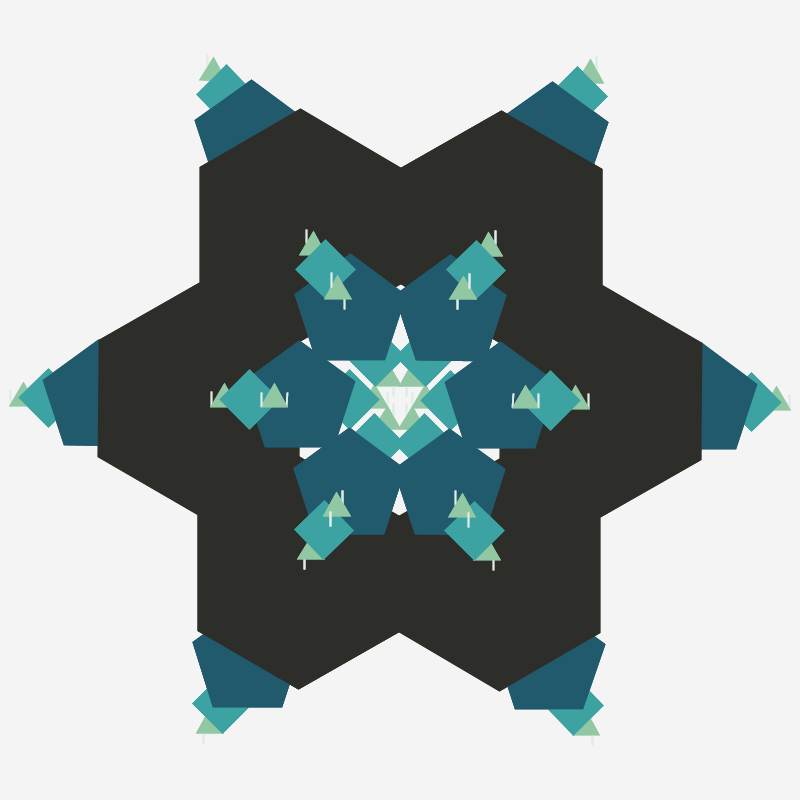
Frame 1 (no input)
Frame 60 (the mouse pressed at the canvas centre just before this capture): identical to frame 1, image omitted
Frame 120 (the mouse held since frame 60 and released just before this capture): identical to frame 1, image omitted

The Processing sketch that drew this single still picture (run headless with seeded random() and noise(); from frame 60 on, the mouse is pressed at the canvas centre):

// Processing sketch: polygonFractal
// ── polygonFractal.pde
color c[][] = {{
  #FF4E50, #FC913A, #F9D423, #EDE574, #E1F5C4
},{
  #2D2D29, #215A6D, #3CA2A2, #92C7A3, #DFECE6
}
};

void setup() {
  size(800, 800);
  background(244);
  smooth();
}

void draw() {
  background(244);
  //noFill();
  fill(66, 100);
  stroke(66);
  strokeWeight(1.77);
  pushMatrix();
  translate(height/2, width/2);
  rotate(2.1);
  fractalShape(0, 0, 231, 6, radians(60.00));
  popMatrix();
}

void fractalShape(float x, float y, float r, int gen, float angle) {
  if (x!=0 || y!=0) {
    for (float a = 0; a < TWO_PI*1; a+=angle) {
      pushMatrix();
      translate(x*cos(a), y*sin(a));
      rotate(2.616);
      fill(c[1][5-gen],270);
      stroke(c[1][5-gen],310);
      polygon(0, 0, r, gen+1);
      popMatrix();
    }
  }

  x-=r/1.150;
  y-=r/1.150;
  //x-=r/2;
  //y-=r/2;
  if (gen>1) {
    fractalShape(x, y, r/2, gen-1, angle);
    //fractalShape(-x,y, r/2, gen-1, angle);
    fractalShape(-x, -y, r/2, gen-1, angle);
    //fractalShape(x, -y, r/2, gen-1, angle);
  }
}


void polygon(float x, float y, float radius, int npoints) {
  float angle = TWO_PI / npoints;
  beginShape();
  for (float a = 0; a < TWO_PI; a += angle) {
    float sx = x + cos(a) * radius;
    float sy = y + sin(a) * radius;
    vertex(sx, sy);
  }
  endShape(CLOSE);
}
